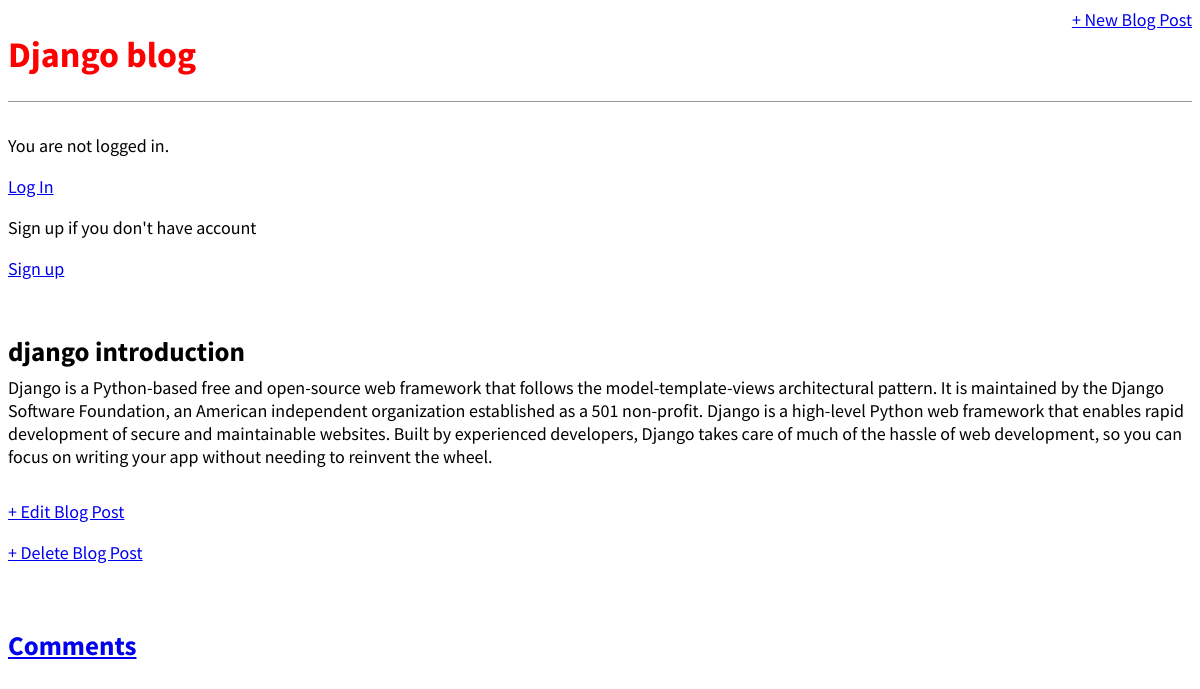
The app's page /post/2/ with its own data.
### blog/models.py (models this page shows, shortened)
class Post(models.Model):
    title = models.CharField(max_length=200)
    author = models.ForeignKey(
        'auth.User',
        on_delete=models.CASCADE,
)
    body = models.TextField()

### blog/views.py (the view)
# urls.py: path('post/<int:pk>/', BlogDetailView.as_view(), name='post_detail'),
class BlogDetailView(DetailView):
    model = Post
    template_name = 'post_detail.html'
    def get_context_data (self,**kwargs):
        context = super().get_context_data(**kwargs)
        context['comments'] = Comment.objects.all()
        return context

### templates/post_detail.html (shortened to what this page needs)
{% extends 'base.html' %}
{% block content %}
<div class="post-entry">
<h2>{{ post.title }}</h2>
<p>{{ post.body }}</p>
</div>
<p><a href="{% url 'post_edit' post.pk %}">+ Edit Blog Post</a></p>
<p><a href="{% url 'post_delete' post.pk %}">+ Delete Blog Post</a></p>
<br>
<h2> <a href="{% url 'comment' post.pk %}">Comments</a></h2>
{% endblock content %}

### static/css/base.css (style rules this page uses)
body { font-family: 'Source Sans Pro', sans-serif; font-size: 18px; }
.post-entry { margin-bottom: 2rem; }
.post-entry h2 { margin: 0.5rem 0; }
.post-entry p { margin: 0; font-weight: 400; }

### records on screen
Post: title "django introduction", body "Django is a Python-based free and open-source web framework that follows the model-template-views architectural pattern. It is maintained by the Django Software Foundation, an American independent organization established as a 501 non-profit. Django is a high-level Python web framework that enables rapid development of secure and maintainable websites. Built by experienced developers, Django takes care of much of the hassle of web development, so you can focus on writing your app without needing to reinvent the wheel."
